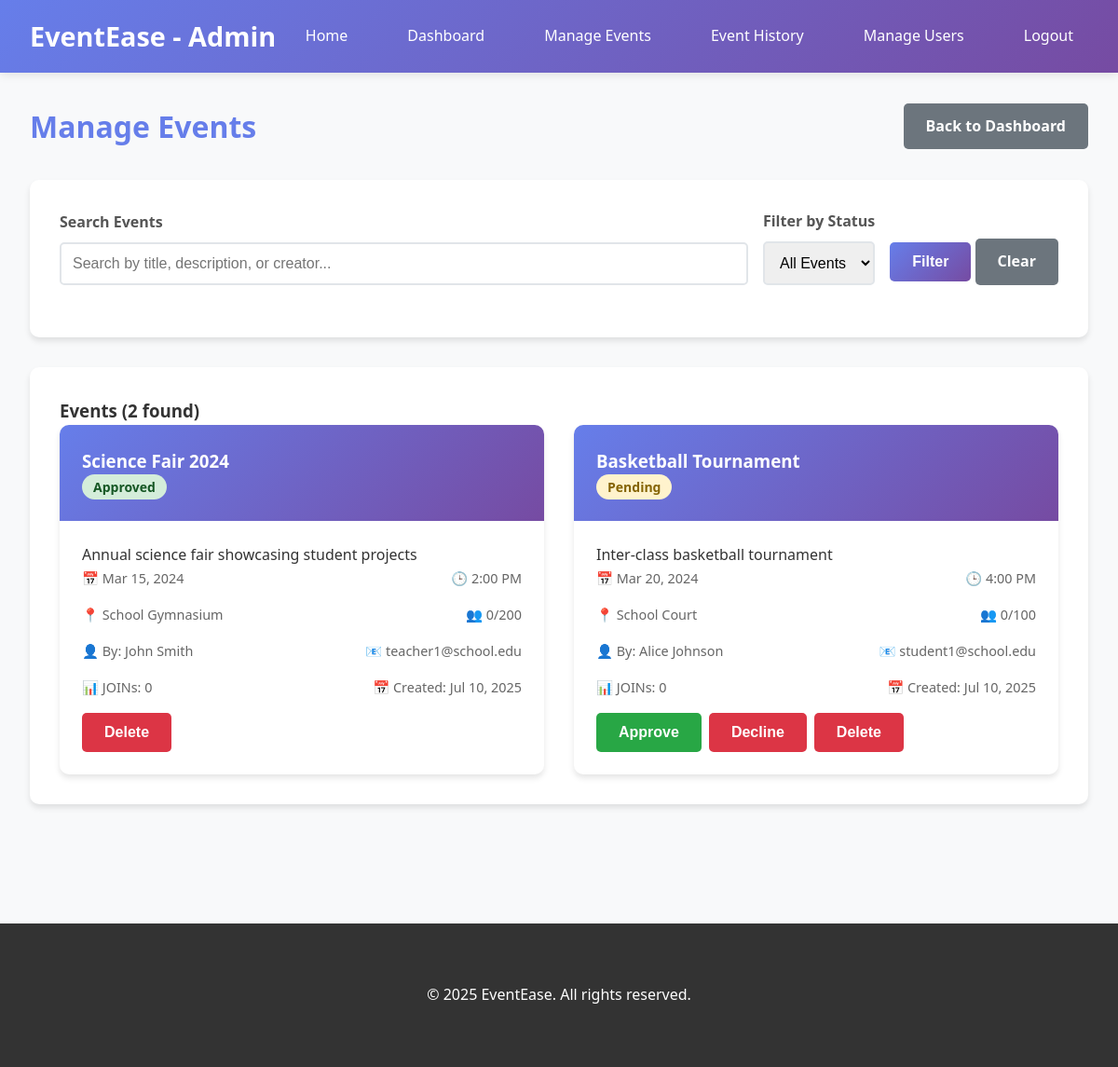
/admin/events.php (signed in), run on the app's committed database.
### tables this page shows
CREATE TABLE events (
    id INT PRIMARY KEY AUTO_INCREMENT,
    title VARCHAR(200) NOT NULL,
    description TEXT,
    event_date DATE NOT NULL,
    event_time TIME NOT NULL,
    location VARCHAR(200),
    max_capacity INT,
    current_capacity INT DEFAULT 0,
    status ENUM('pending', 'approved', 'declined') DEFAULT 'pending',
    created_by INT NOT NULL,
    approved_by INT NULL,
    created_at TIMESTAMP DEFAULT CURRENT_TIMESTAMP,
    updated_at TIMESTAMP DEFAULT CURRENT_TIMESTAMP ON UPDATE CURRENT_TIMESTAMP,
    FOREIGN KEY (created_by) REFERENCES users(id) ON DELETE CASCADE,
    FOREIGN KEY (approved_by) REFERENCES users(id) ON DELETE SET NULL
);

CREATE TABLE users (
    id INT PRIMARY KEY AUTO_INCREMENT,
    username VARCHAR(50) UNIQUE NOT NULL,
    email VARCHAR(100) UNIQUE NOT NULL,
    password VARCHAR(255) NOT NULL,
    full_name VARCHAR(100) NOT NULL,
    role ENUM('student', 'teacher', 'admin') DEFAULT 'student',
    department VARCHAR(100),
    created_at TIMESTAMP DEFAULT CURRENT_TIMESTAMP,
    updated_at TIMESTAMP DEFAULT CURRENT_TIMESTAMP ON UPDATE CURRENT_TIMESTAMP
);

### config.php (called while the page is built, shortened)
<?php
function sanitize($data) {
    return htmlspecialchars(trim($data), ENT_QUOTES, 'UTF-8');
}
?>

### admin/events.php (the view, shortened to what this page needs)
<?php
require_once '../config.php';
$pdo = getDBConnection();
$search = $_GET['search'] ?? '';
$where_conditions = [];
$params = [];
$where_clause = !empty($where_conditions) ? 'WHERE ' . implode(' AND ', $where_conditions) : '';
$query = "
    SELECT e.*, u.full_name as creator_name, u.email as creator_email,
           (SELECT COUNT(*) FROM rsvps WHERE event_id = e.id AND status = 'attending') as rsvp_count
    FROM events e
    JOIN users u ON e.created_by = u.id
    $where_clause
    ORDER BY e.created_at DESC
";
$stmt = $pdo->prepare($query);
$stmt->execute($params);
$events = $stmt->fetchAll();
?>
<!DOCTYPE html>
<html lang="en">
<head>
    <link rel="stylesheet" href="../assets/css/style.css">
</head>
<body>
    <header class="header">
        <nav class="navbar">
            <div class="logo"><?php echo SITE_NAME; ?> - Admin</div>
            <ul class="nav-links">
                <li><a href="../index.php">Home</a></li>
                <li><a href="dashboard.php">Dashboard</a></li>
                <li><a href="events.php">Manage Events</a></li>
                <li><a href="event_history.php">Event History</a></li>
                <li><a href="users.php">Manage Users</a></li>
                <li><a href="../logout.php">Logout</a></li>
            </ul>
        </nav>
    </header>
    <main>
        <div class="container">
            <div style="display: flex; justify-content: space-between; align-items: center; margin-bottom: 2rem;">
                <h1 style="color: #667eea;">Manage Events</h1>
                <a href="dashboard.php" class="btn btn-secondary">Back to Dashboard</a>
            </div>
            <div class="card">
                <form method="GET" style="display: flex; gap: 1rem; align-items: end; flex-wrap: wrap;">
                    <div class="form-group" style="flex: 1; min-width: 200px;">
                        <label for="search">Search Events</label>
                        <input type="text" id="search" name="search" class="form-control"
                               value="<?php echo sanitize($search); ?>"
                               placeholder="Search by title, description, or creator...">
                    </div>
                    <div class="form-group">
                        <label for="filter">Filter by Status</label>
                        <select id="filter" name="filter" class="form-control">
                            <option value="">All Events</option>
                        </select>
                    </div>
                    <div class="form-group">
                        <button type="submit" class="btn btn-primary">Filter</button>
                        <a href="events.php" class="btn btn-secondary">Clear</a>
                    </div>
                </form>
            </div>
            <div class="card">
                <h3>Events (<?php echo count($events); ?> found)</h3>
                <?php if (empty($events)): ?>
                    <p>No events found matching your criteria.</p>
                <?php else: ?>
                    <div class="event-grid">
                        <?php foreach ($events as $event): ?>
                            <div class="event-card">
                                <div class="event-header">
                                    <h3 class="event-title"><?php echo sanitize($event['title']); ?></h3>
                                    <span class="badge badge-<?php echo $event['status']; ?>">
                                        <?php echo ucfirst($event['status']); ?>
                                    </span>
                                </div>
                                <div class="event-body">
                                    <p class="event-description"><?php echo sanitize($event['description']); ?></p>
                                    <div class="event-meta">
                                        <span>📅 <?php echo date('M j, Y', strtotime($event['event_date'])); ?></span>
                                        <span>🕒 <?php echo date('g:i A', strtotime($event['event_time'])); ?></span>
                                    </div>
                                    <div class="event-meta">
                                        <span>📍 <?php echo sanitize($event['location']); ?></span>
                                        <span>👥 <?php echo $event['current_capacity']; ?>/<?php echo $event['max_capacity']; ?></span>
                                    </div>
                                    <div class="event-meta">
                                        <span>👤 By: <?php echo sanitize($event['creator_name']); ?></span>
                                        <span>📧 <?php echo sanitize($event['creator_email']); ?></span>
                                    </div>
                                    <div class="event-meta">
                                        <span>📊 JOINs: <?php echo $event['rsvp_count']; ?></span>
                                        <span>📅 Created: <?php echo date('M j, Y', strtotime($event['created_at'])); ?></span>
                                    </div>
                                    <div class="event-actions">
                                        <?php if ($event['status'] === 'pending'): ?>
                                            <form method="POST" style="display: inline;" onsubmit="return confirm('Are you sure you want to approve this event?')">
                                                <button type="submit" class="btn btn-success">Approve</button>
                                            </form>
                                            <form method="POST" style="display: inline;" onsubmit="return confirm('Are you sure you want to decline this event?')">
                                                <button type="submit" class="btn btn-danger">Decline</button>
                                            </form>
                                        <?php endif; ?>
                                        <form method="POST" style="display: inline;" onsubmit="return confirm('Are you sure you want to delete this event? This action cannot be undone.')">
                                            <button type="submit" class="btn btn-danger">Delete</button>
                                        </form>
                                    </div>
                                </div>
                            </div>
                        <?php endforeach; ?>
                    </div>
                <?php endif; ?>
            </div>
        </div>
    </main>
    <footer class="footer">
        <div class="container">
            <p>&copy; <?php echo date('Y'); ?> <?php echo SITE_NAME; ?>. All rights reserved.</p>
        </div>
    </footer>
</body>
</html>

### assets/css/style.css (style rules this page uses)
* { margin: 0; padding: 0; box-sizing: border-box; }
body { font-family: 'Segoe UI', Tahoma, Geneva, Verdana, sans-serif; line-height: 1.6; color: #333; background-color: #f8f9fa; }
.header { background: linear-gradient(135deg, #667eea 0%, #764ba2 100%); color: white; padding: 1rem 0; box-shadow: 0 2px 10px rgba(0,0,0,0.1); }
.navbar { display: flex; justify-content: space-between; align-items: center; max-width: 1200px; margin: 0 auto; padding: 0 2rem; }
.logo { font-size: 1.8rem; font-weight: bold; }
.nav-links { display: flex; list-style: none; gap: 2rem; }
.nav-links a { color: white; text-decoration: none; padding: 0.5rem 1rem; border-radius: 5px; transition: background-color 0.3s; }
.container { max-width: 1200px; margin: 0 auto; padding: 2rem; }
.card { background: white; border-radius: 10px; box-shadow: 0 4px 6px rgba(0,0,0,0.1); padding: 2rem; margin-bottom: 2rem; }
.form-group { margin-bottom: 1.5rem; }
.form-group label { display: block; margin-bottom: 0.5rem; font-weight: 600; color: #555; }
.form-control { width: 100%; padding: 0.75rem; border: 2px solid #e1e5e9; border-radius: 5px; font-size: 1rem; transition: border-color 0.3s; }
.btn { display: inline-block; padding: 0.75rem 1.5rem; border: none; border-radius: 5px; font-size: 1rem; font-weight: 600; text-decoration: none; cursor: pointer; transition: all 0.3s; text-align: center; }
.btn-primary { background: linear-gradient(135deg, #667eea 0%, #764ba2 100%); color: white; }
.btn-success { background: #28a745; color: white; }
.btn-danger { background: #dc3545; color: white; }
.btn-secondary { background: #6c757d; color: white; }
.badge { padding: 0.25rem 0.75rem; border-radius: 20px; font-size: 0.875rem; font-weight: 600; }
.badge-pending { background-color: #fff3cd; color: #856404; }
.badge-approved { background-color: #d4edda; color: #155724; }
.event-grid { display: grid; grid-template-columns: repeat(auto-fill, minmax(350px, 1fr)); gap: 2rem; }
.event-card { background: white; border-radius: 10px; overflow: hidden; box-shadow: 0 4px 6px rgba(0,0,0,0.1); transition: transform 0.3s; }
.event-header { background: linear-gradient(135deg, #667eea 0%, #764ba2 100%); color: white; padding: 1.5rem; }
.event-body { padding: 1.5rem; }
.event-meta { display: flex; justify-content: space-between; margin-bottom: 1rem; font-size: 0.9rem; color: #666; }
.event-actions { display: flex; gap: 0.5rem; margin-top: 1rem; }
.footer { background: #333; color: white; text-align: center; padding: 2rem; margin-top: 4rem; }

### data on the page
events: title "Science Fair 2024", status "Approved", description "Annual science fair showcasing student projects", event_date "Mar 15, 2024", event_time "2:00 PM", location "School Gymnasium", current_capacity "0", max_capacity "200", created_by.full_name "John Smith", created_by.email "teacher1@school.edu", rsvp_count "0", created_at "Jul 10, 2025"
events: title "Basketball Tournament", status "Pending", description "Inter-class basketball tournament", event_date "Mar 20, 2024", event_time "4:00 PM", location "School Court", current_capacity "0", max_capacity "100", created_by.full_name "Alice Johnson", created_by.email "student1@school.edu", rsvp_count "0", created_at "Jul 10, 2025"

### other printed values
SITE_NAME "EventEase"
count($events) "2"
